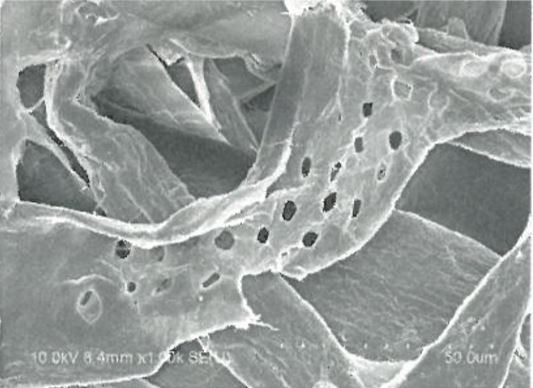
#> input picture 영상처리_다해상도&모폴로지_7/gray_img.JPG, 533 x 388 px, found by its file name
$ python 'gray_morphology_simple 2times.py'
#> lines starting #> are read from the running program, lines starting #| are printed output that depends on the picture
import cv2 as cv
import numpy as np
import sys

roi = cv.imread('gray_img.jpg')
#> roi is the input picture: shape (388, 533, 3); mean B, G, R 154.3, 156, 151.5
roi_gray = cv.cvtColor(roi,cv.COLOR_BGR2GRAY)
new_img_dilation = roi_gray.copy()
new_img_erosion = roi_gray.copy()
ret,thresh = cv.threshold(roi_gray,20,255,0)
#> thresh: shape (388, 533); every value is 255
thresh = cv.merge((thresh,thresh,thresh))
#> thresh: shape (388, 533, 3); every value is 255

for i in range(roi_gray.shape[0]):
    for j in range(roi_gray.shape[1]):
        arr = np.zeros(9,dtype=np.uint8)
        index=0
        for r in range(-1,2):
            for c in range(-1,2):
                if i+r < 0 or j+c <0 or i+r > roi_gray.shape[0]-1 or j+c > roi_gray.shape[1]-1:
                    arr.itemset(index,-999)
                else:
                    arr.itemset(index, roi_gray.item(i+r,j+c))
                index+=1
        arr.sort()
        new_img_dilation.itemset(i,j,arr.item(8))
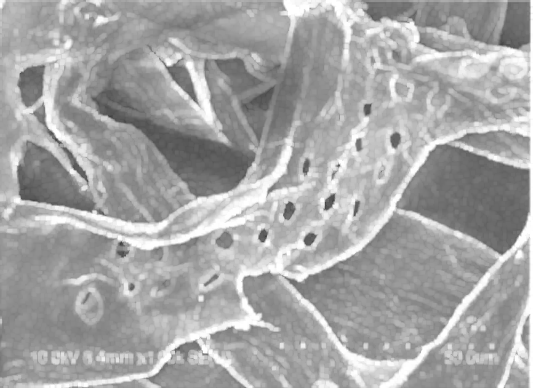
#> new_img_dilation: shape (388, 533); min 63, max 255, mean 165.9
roi_gray2 = new_img_dilation.copy()
for i in range(roi_gray2.shape[0]):
    for j in range(roi_gray2.shape[1]):
        arr = np.zeros(9,dtype=np.uint8)
        index=0
        for r in range(-1,2):
            for c in range(-1,2):
                if i+r < 0 or j+c <0 or i+r > roi_gray2.shape[0]-1 or j+c > roi_gray2.shape[1]-1:
                    arr.itemset(index,-999)
                else:
                    arr.itemset(index, roi_gray2.item(i+r,j+c))
                index+=1
        arr.sort()
        new_img_dilation.itemset(i,j,arr.item(8))
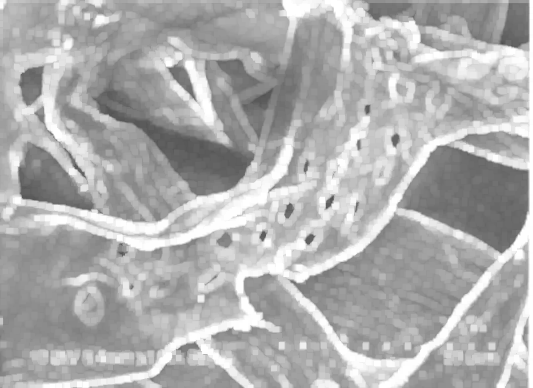
#> new_img_dilation: shape (388, 533); min 79, max 255, mean 174.6

for i in range(roi_gray.shape[0]):
    for j in range(roi_gray.shape[1]):
        arr = np.zeros(9,dtype=np.uint8)
        index=0
        for r in range(-1,2):
            for c in range(-1,2):
                if i+r < 0 or j+c <0 or i+r > roi_gray.shape[0]-1 or j+c > roi_gray.shape[1]-1:
                    arr.itemset(index,999)
                else:
                    arr.itemset(index, roi_gray.item(i+r,j+c))
                index+=1
        arr.sort()
        new_img_erosion.itemset(i,j,arr.item(0))
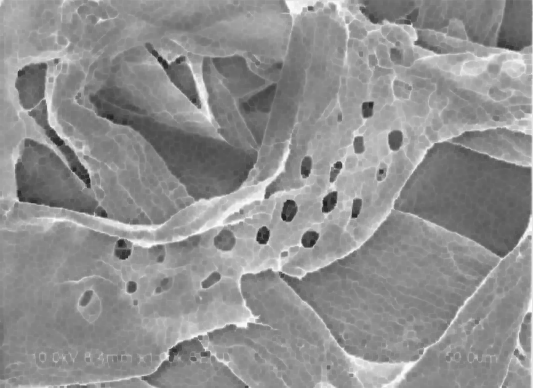
#> new_img_erosion: shape (388, 533); min 31, max 253, mean 143.4
roi_gray3 = new_img_erosion.copy()
for i in range(roi_gray3.shape[0]):
    for j in range(roi_gray3.shape[1]):
        arr = np.zeros(9,dtype=np.uint8)
        index=0
        for r in range(-1,2):
            for c in range(-1,2):
                if i+r < 0 or j+c <0 or i+r > roi_gray3.shape[0]-1 or j+c > roi_gray3.shape[1]-1:
                    arr.itemset(index,999)
                else:
                    arr.itemset(index, roi_gray3.item(i+r,j+c))
                index+=1
        arr.sort()
        new_img_erosion.itemset(i,j,arr.item(0))
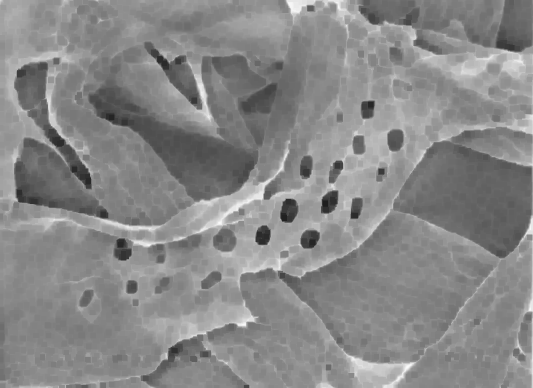
#> new_img_erosion: shape (388, 533); min 31, max 250, mean 136

cv.imshow('origin',roi_gray)
cv.imshow('img_dilation',new_img_dilation)
cv.imshow('img_erosion',new_img_erosion)
cv.waitKey(0)
cv.destroyAllWindows()
